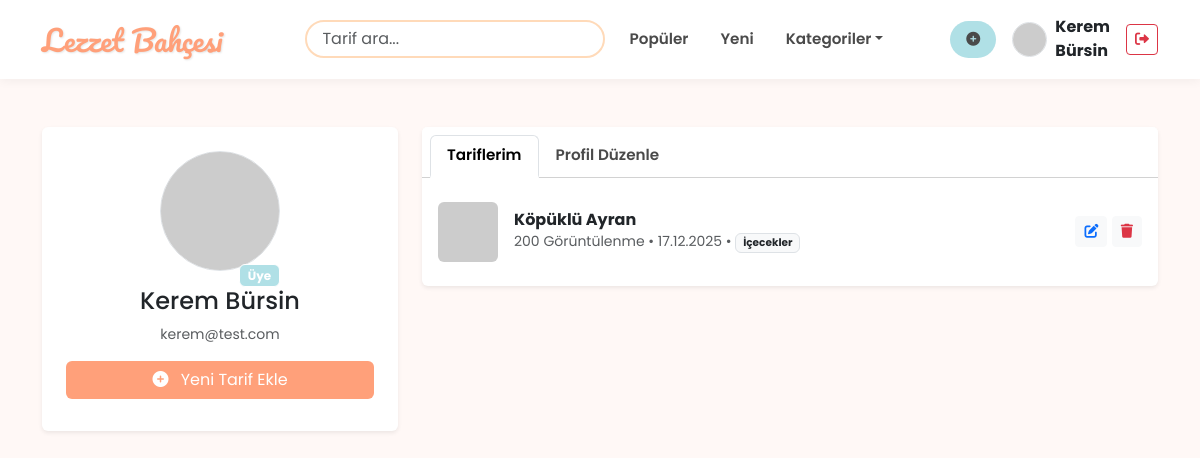
The page /profil.php (signed in) on the database its author committed.
### tables this page shows
CREATE TABLE `users` (
  `id` int(11) NOT NULL,
  `username` varchar(50) NOT NULL,
  `email` varchar(100) NOT NULL,
  `password` varchar(255) NOT NULL,
  `avatar` varchar(255) DEFAULT 'default_avatar.png',
  `role` enum('user','manager','admin') DEFAULT 'user',
  `created_at` timestamp NOT NULL DEFAULT current_timestamp(),
  `reset_code` int(6) DEFAULT NULL,
  `verification_code` varchar(6) DEFAULT NULL,
  `new_email_pending` varchar(100) DEFAULT NULL
);

CREATE TABLE `recipes` (
  `id` int(11) NOT NULL,
  `user_id` int(11) DEFAULT NULL,
  `category_id` int(11) DEFAULT NULL,
  `title` varchar(150) NOT NULL,
  `description` text DEFAULT NULL,
  `image` varchar(255) DEFAULT NULL,
  `views` int(11) DEFAULT 0,
  `rating` float DEFAULT 0,
  `created_at` timestamp NOT NULL DEFAULT current_timestamp()
);

CREATE TABLE `categories` (
  `id` int(11) NOT NULL,
  `name` varchar(50) NOT NULL,
  `slug` varchar(50) NOT NULL
);

### profil.php (the view, shortened to what this page needs)
<?php
require_once 'db.php';
$session_user_id = $_SESSION['user_id'] ?? null;
$target_user_id = null;
if (isset($_GET['id']) && is_numeric($_GET['id'])) {
    $target_user_id = (int)$_GET['id'];
} elseif ($session_user_id) {
    $target_user_id = $session_user_id;
} else {
    header('Location: index.php');
    exit;
}
$is_own_profile = ($session_user_id && $session_user_id === $target_user_id);
$stmt = $pdo->prepare("SELECT * FROM users WHERE id = ?");
$stmt->execute([$target_user_id]);
$profileUser = $stmt->fetch(PDO::FETCH_ASSOC);
$stmt = $pdo->prepare("
    SELECT r.*, c.name as category_name
    FROM recipes r
    JOIN categories c ON r.category_id = c.id
    WHERE r.user_id = ?
    ORDER BY r.created_at DESC
");
$stmt->execute([$target_user_id]);
$user_recipes = $stmt->fetchAll(PDO::FETCH_ASSOC);
?>
<!DOCTYPE html>
<html lang="tr">
<head>
    <link href="https://cdn.jsdelivr.net/npm/bootstrap@5.3.0/dist/css/bootstrap.min.css" rel="stylesheet">
    <link rel="stylesheet" href="https://cdnjs.cloudflare.com/ajax/libs/font-awesome/6.0.0/css/all.min.css">
</head>
<body>
    <?php include 'header.php'; ?>
    <div class="container my-5">
        <div class="row">
            <div class="col-md-4 mb-4">
                <div class="card border-0 shadow-sm p-4 text-center">
                    <div class="position-relative d-inline-block mx-auto">
                        <?php
                            $pAvatar = !empty($profileUser['avatar']) && file_exists('uploads/avatars/'.$profileUser['avatar'])
                                ? 'uploads/avatars/'.$profileUser['avatar']
                                : 'https://placehold.co/150x150/ffa07a/white?text=' . strtoupper(substr($profileUser['username'],0,1));
                        ?>
                        <img src="<?= $pAvatar ?>" class="rounded-circle mb-3 border" width="120" height="120" style="object-fit: cover;">
                        <?php if($profileUser['role'] === 'admin'): ?>
                            <span class="position-absolute bottom-0 end-0 badge badge-admin border border-white">Admin</span>
                        <?php elseif($profileUser['role'] === 'manager'): ?>
                            <span class="position-absolute bottom-0 end-0 badge border border-white" style="background-color: #ffc107; color: #333;">Yönetici</span>
                        <?php else: ?>
                            <span class="position-absolute bottom-0 end-0 badge badge-role border border-white">Üye</span>
                        <?php endif; ?>
                    </div>
                    <h4><?= htmlspecialchars($profileUser['username']) ?></h4>
                    <?php if($is_own_profile): ?>
                        <p class="text-muted small"><?= htmlspecialchars($profileUser['email']) ?></p>
                        <a href="recipe_form.php" class="btn w-100 mb-2 text-white" style="background-color: var(--light-salmon);">
                            <i class="fas fa-plus-circle me-2"></i> Yeni Tarif Ekle
                        </a>
                    <?php endif; ?>
                </div>
            </div>
            <div class="col-md-8">
                <div class="card border-0 shadow-sm">
                    <div class="card-header bg-white">
                        <ul class="nav nav-tabs card-header-tabs" id="profileTabs" role="tablist">
                            <li class="nav-item">
                                <button class="nav-link active" id="recipes-tab" data-bs-toggle="tab" data-bs-target="#recipes" type="button">
                                    <?= $is_own_profile ? 'Tariflerim' : 'Yazarın Tarifleri' ?>
                                </button>
                            </li>
                            <?php if($is_own_profile): ?>
                                <li class="nav-item">
                                    <button class="nav-link" id="settings-tab" data-bs-toggle="tab" data-bs-target="#settings" type="button">Profil Düzenle</button>
                                </li>
                            <?php endif; ?>
                        </ul>
                    </div>
                    <div class="card-body">
                        <div class="tab-content" id="profileTabsContent">
                            <div class="tab-pane fade show active" id="recipes" role="tabpanel">
                                <?php if (count($user_recipes) > 0): ?>
                                    <div class="list-group list-group-flush">
                                        <?php foreach($user_recipes as $recipe): ?>
                                        <div class="list-group-item d-flex justify-content-between align-items-center px-0">
                                            <div class="d-flex align-items-center">
                                                <?php
                                                    $recImg = !empty($recipe['image']) && file_exists('uploads/recipes/'.$recipe['image'])
                                                        ? 'uploads/recipes/'.$recipe['image']
                                                        : 'https://placehold.co/60x60/b0e0e6/white?text=Tarif';
                                                ?>
                                                <img src="<?= $recImg ?>" width="60" height="60" class="rounded me-3" style="object-fit:cover;">
                                                <div>
                                                    <a href="recipe.php?id=<?= $recipe['id'] ?>" class="text-decoration-none text-dark">
                                                        <h6 class="mb-0 fw-bold"><?= htmlspecialchars($recipe['title']) ?></h6>
                                                    </a>
                                                    <small class="text-muted">
                                                        <?= $recipe['views'] ?> Görüntülenme • <?= date('d.m.Y', strtotime($recipe['created_at'])) ?>
                                                        • <span class="badge bg-light text-dark border"><?= htmlspecialchars($recipe['category_name']) ?></span>
                                                    </small>
                                                </div>
                                            </div>
                                            <div>
                                                <?php if($is_own_profile): ?>
                                                    <a href="recipe_form.php?id=<?= $recipe['id'] ?>" class="btn btn-sm btn-light text-primary" title="Düzenle"><i class="fas fa-edit"></i></a>
                                                    <a href="profil.php?action=delete&recipe_id=<?= $recipe['id'] ?>" onclick="return confirm('Silmek istediğine emin misin?')" class="btn btn-sm btn-light text-danger" title="Sil"><i class="fas fa-trash"></i></a>
                                                <?php else: ?>
                                                    <a href="recipe.php?id=<?= $recipe['id'] ?>" class="btn btn-sm btn-outline-secondary">İncele</a>
                                                <?php endif; ?>
                                            </div>
                                        </div>
                                        <?php endforeach; ?>
                                    </div>
                                <?php else: ?>
                                    <p class="text-muted text-center py-4">Henüz tarif eklenmemiş.</p>
                                <?php endif; ?>
                            </div>
                        </div>
                    </div>
                </div>
            </div>
        </div>
    </div>
</body>
</html>

### profil.php (style rules this page uses)
:root { --powder-blue: #b0e0e6; --pastel-pink: #ffd1dc; --light-salmon: #ffa07a; --peach-puff: #ffdab9; --snow-white: #fff8f6; --text-dark: #4a4a4a; }
body { background-color: var(--snow-white); font-family: 'Poppins', sans-serif; color: var(--text-dark); }
.nav-link { color: var(--text-dark); font-weight: 500; }
.nav-tabs .nav-link { color: var(--text-dark); border: none; font-weight: 600; }
.nav-tabs .nav-link.active { color: var(--light-salmon); border-bottom: 3px solid var(--light-salmon); background: none; }
.badge-role { background-color: var(--powder-blue); color: #444; font-size: 0.9rem; padding: 5px 10px; border-radius: 20px; }

### header.php (style rules this page uses)
:root { --powder-blue: #b0e0e6; --pastel-pink: #ffd1dc; --light-salmon: #ffa07a; --peach-puff: #ffdab9; --snow-white: #fff8f6; --text-dark: #4a4a4a; }
body { background-color: var(--snow-white); font-family: 'Poppins', sans-serif; color: var(--text-dark); display: flex; flex-direction: column; min-height: 100vh; }
.nav-link { color: var(--text-dark); font-weight: 600; font-size: 0.95rem; }

### rows shown on the page
users: username "Kerem Bürsin", email "kerem@test.com"
recipes: title "Köpüklü Ayran", views "200", created_at "17.12.2025", category.name "İçecekler"

### other values the page prints
$_SESSION['username'] "Kerem Bürsin"
